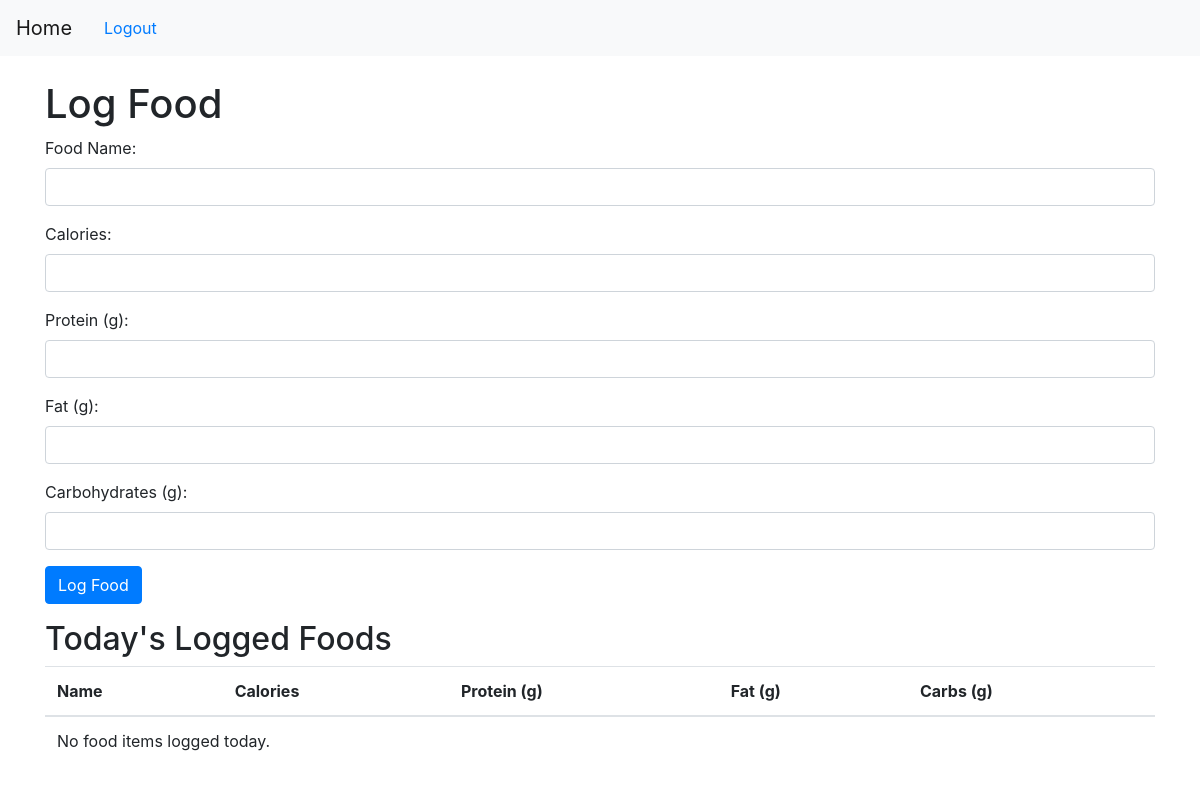
Before: /log_food (signed in) with the older database file.
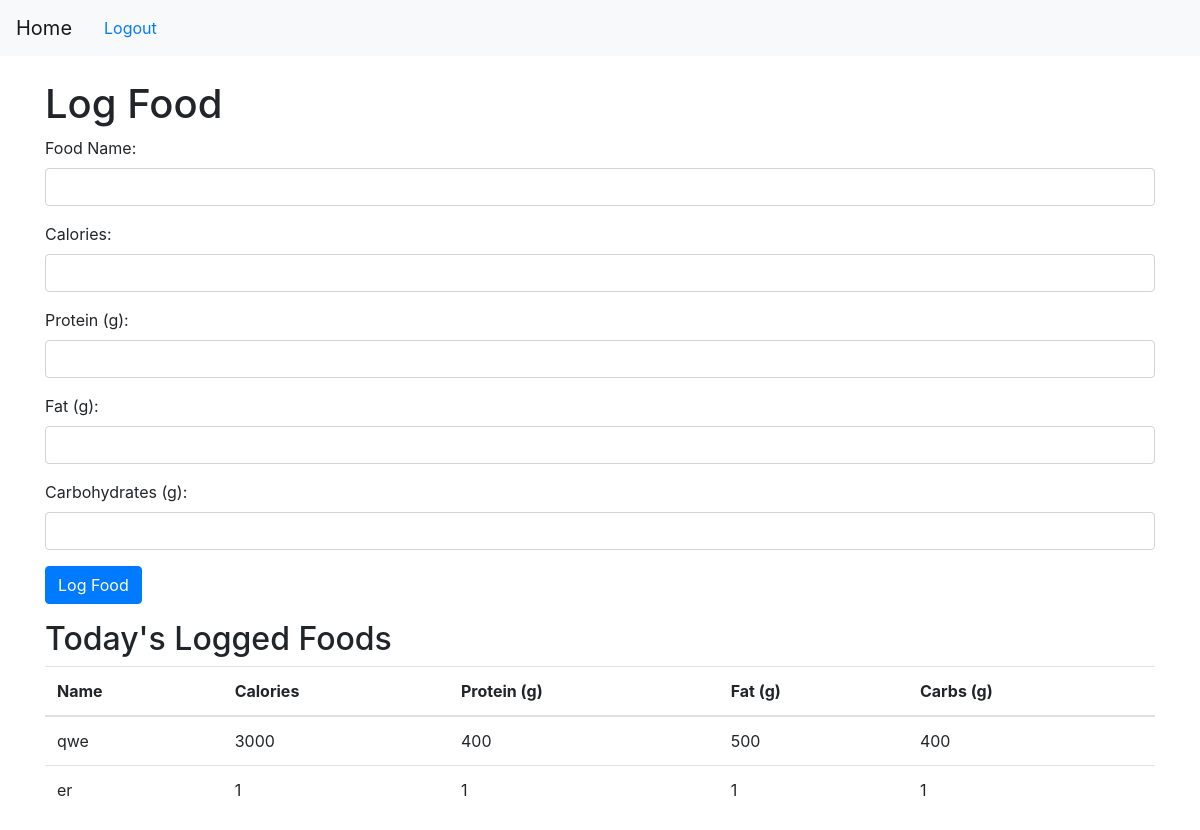
After: the same page with the newer database file.
### app/models.py (models this page shows)
class FoodEntry(db.Model):
    id = db.Column(db.Integer, primary_key=True)
    user_id = db.Column(db.Integer, db.ForeignKey('user.id'), nullable=False)
    date = db.Column(db.Date, default=datetime.utcnow)
    name = db.Column(db.String(100), nullable=False)
    calories = db.Column(db.Integer, nullable=False)
    protein = db.Column(db.Integer, nullable=False)
    fat = db.Column(db.Integer, nullable=False)
    carbs = db.Column(db.Integer, nullable=False)

### app/routes.py (the view, shortened to what this page needs)
@app.route('/log_food', methods=['GET', 'POST'])
@login_required
def log_food():
    today = datetime.utcnow().date()
    food_entries_today = FoodEntry.query.filter_by(user_id=current_user.id, date=today).all()
    return render_template('log_food.html', food_entries=food_entries_today)

### app/__init__.py (called while the page is built)
@login_manager.user_loader
def load_user(user_id):
    return models.User.query.get(int(user_id))

### app/templates/log_food.html (shortened to what this page needs)
{% extends "base.html" %}
{% block content %}
<h1>Log Food</h1>
<form method="POST" action="{{ url_for('log_food') }}">
    <div class="form-group">
        <label for="name">Food Name:</label>
        <input type="text" id="name" name="name" class="form-control" required>
    </div>
    <div class="form-group">
        <label for="calories">Calories:</label>
        <input type="number" id="calories" name="calories" class="form-control" required>
    </div>
    <div class="form-group">
        <label for="protein">Protein (g):</label>
        <input type="number" id="protein" name="protein" class="form-control" required>
    </div>
    <div class="form-group">
        <label for="fat">Fat (g):</label>
        <input type="number" id="fat" name="fat" class="form-control" required>
    </div>
    <div class="form-group">
        <label for="carbs">Carbohydrates (g):</label>
        <input type="number" id="carbs" name="carbs" class="form-control" required>
    </div>
    <div class="form-group">
        <input type="submit" value="Log Food" class="btn btn-primary">
    </div>
</form>
<h2>Today's Logged Foods</h2>
<table class="table">
    <thead>
        <tr>
            <th>Name</th>
            <th>Calories</th>
            <th>Protein (g)</th>
            <th>Fat (g)</th>
            <th>Carbs (g)</th>
        </tr>
    </thead>
    <tbody>
        {% for entry in food_entries %}
        <tr>
            <td>{{ entry.name }}</td>
            <td>{{ entry.calories }}</td>
            <td>{{ entry.protein }}</td>
            <td>{{ entry.fat }}</td>
            <td>{{ entry.carbs }}</td>
        </tr>
        {% else %}
        <tr>
            <td colspan="5">No food items logged today.</td>
        </tr>
        {% endfor %}
    </tbody>
</table>
{% endblock %}

Changed rows visible on the page:
added FoodEntry: name "qwe", calories "3000", protein "400", fat "500", carbs "400"
added FoodEntry: name "er", calories "1", protein "1", fat "1", carbs "1"
Other visible differences:
text no longer shown: "No food items logged today."
